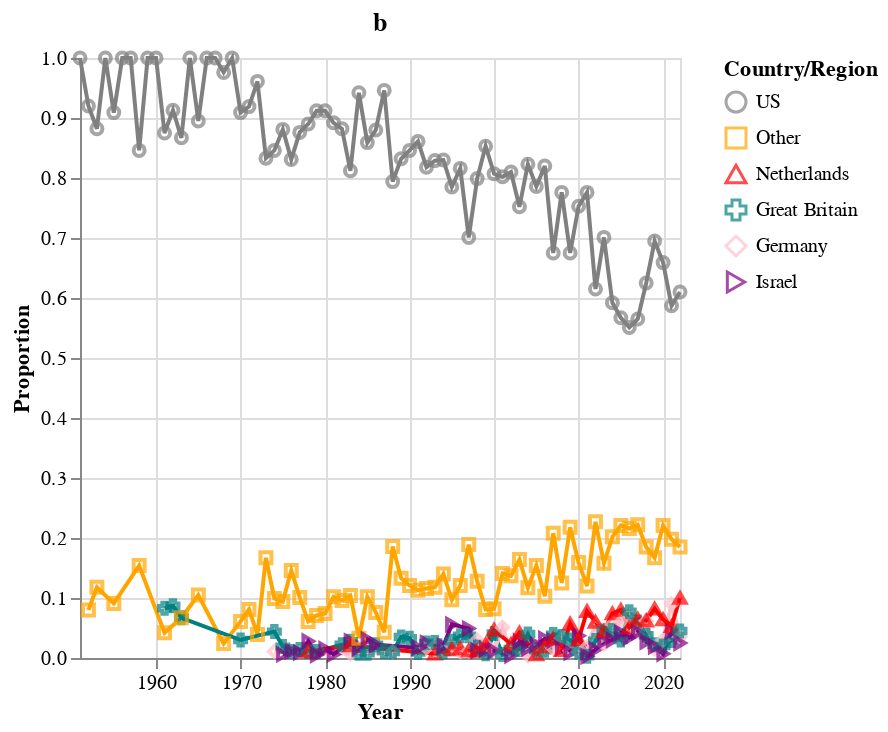

This figure's notebook cell:
### Code cell
line = alt.Chart(transform_year(country_ts)).mark_line().encode(
    x = alt.X(
        'year',
        title = 'Year'
    ),
    y = alt.Y(
        'prop',
        title = 'Proportion'
    ),
    color = alt.Color(
        'country',
        legend = None,
        scale = alt.Scale(
            domain = countries,
            range = country_colors
        )
    ),
)

points = line.mark_point().encode(
    color = alt.Color(
        'country',
        title = 'Country/Region',
#         legend = None,
        scale = alt.Scale(
            domain = countries,
            range = country_colors
        )
    ),
    shape = alt.Shape(
        'country',
#         legend = None,
        scale = alt.Scale(
            domain = countries
        )
    )
)

country_prop_ts_chart = alt.layer(
    line,
    points,
).resolve_scale(
    color = 'independent',
    shape = 'independent'
).properties(
    title = 'b',
    height=300,
    width=300
)

# .configure_axis(
#     labelFontSize=13,
#     titleFontSize=20
# ).configure_legend(
#     titleFontSize=16,
#     labelFontSize=16
# ).configure_title(
#     anchor='start',
#     fontSize=22
# )

country_prop_ts_chart

### Figure 1 — Vega-Lite specification as saved in the notebook (floating-point values rounded to 4 significant figures; data arrays with more than 128 entries replaced by an {"elided": "..."} marker saying what was removed)
{"config": {"view": {"continuousWidth": 400, "continuousHeight": 300}}, "layer": [{"mark": "line", "encoding": {"color": {"field": "country", "legend": null, "scale": {"domain": ["US", "Other", "Netherlands", "Great Britain", "Germany", "Israel"], "range": ["grey", "orange", "red", "teal", "pink", "purple"]}, "type": "nominal"}, "x": {"field": "year", "title": "Year", "type": "temporal"}, "y": {"field": "prop", "title": "Proportion", "type": "quantitative"}}}, {"mark": "point", "encoding": {"color": {"field": "country", "scale": {"domain": ["US", "Other", "Netherlands", "Great Britain", "Germany", "Israel"], "range": ["grey", "orange", "red", "teal", "pink", "purple"]}, "title": "Country/Region", "type": "nominal"}, "shape": {"field": "country", "scale": {"domain": ["US", "Other", "Netherlands", "Great Britain", "Germany", "Israel"]}, "type": "nominal"}, "x": {"field": "year", "title": "Year", "type": "temporal"}, "y": {"field": "prop", "title": "Proportion", "type": "quantitative"}}}], "data": {"name": "data-5491b0b6bacf06bf6a636f05a93d9e90"}, "height": 300, "resolve": {"scale": {"color": "independent", "shape": "independent"}}, "title": "b", "width": 300, "$schema": "https://vega.github.io/schema/vega-lite/v4.17.0.json", "datasets": {"data-5491b0b6bacf06bf6a636f05a93d9e90": {"elided": "285 records"}}}
